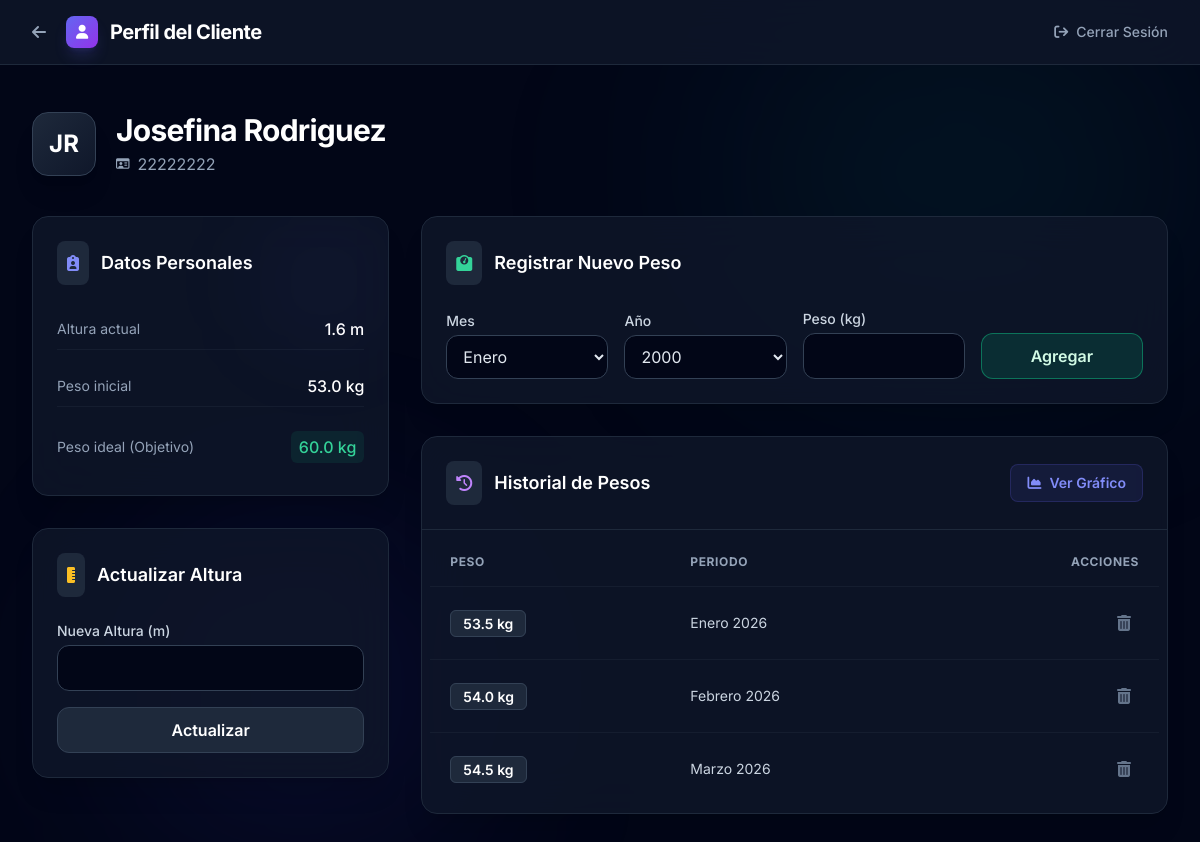
Page /dashboard_usuario/22222222 on the committed database.
### tables this page shows
CREATE TABLE Usuarios (
    id INTEGER PRIMARY KEY AUTOINCREMENT,
    dni TEXT UNIQUE NOT NULL,
    nombre TEXT NOT NULL,
    apellido TEXT NOT NULL,
    altura FLOAT NOT NULL,
    peso_inicial FLOAT NOT NULL,
    peso_ideal FLOAT,
    entrenador_id INTEGER,
    FOREIGN KEY (entrenador_id) REFERENCES Entrenador (id)
);

CREATE TABLE Pesos (
    id INTEGER PRIMARY KEY AUTOINCREMENT,
    usuario_id INTEGER NOT NULL,
    mes TEXT NOT NULL,
    anio TEXT NOT NULL,
    peso REAL NOT NULL,
    FOREIGN KEY (usuario_id) REFERENCES Usuarios(id)
);

### index.py (the view)
@app.route('/dashboard_usuario/<dni>')
def dashboard_usuario(dni):
    usuario = obtener_usuario_por_dni(dni)
    if not usuario:
        flash('Usuario no encontrado', 'error')
        return redirect('/dashboard_entrenador')
    altura_form = EditarAlturaForm()
    peso_form = RegistrarPesoForm()
    historial = obtener_historial_pesos(usuario['id'])
    return render_template('dashboard_usuario.html',
                        usuario=usuario,
                        altura_form=altura_form,
                        peso_form=peso_form,
                        historial=historial)

### index.py
class EditarAlturaForm(FlaskForm):
    nueva_altura = FloatField('Nueva Altura (m)', validators=[
        DataRequired(),
        NumberRange(min=0.5, max=2.5, message="Altura debe estar entre 0.5 y 2.5 metros")
    ])
    submit = SubmitField('Actualizar Altura')

class RegistrarPesoForm(FlaskForm):
    mes = SelectField('Mes', choices=[
        ('Enero', 'Enero'), ('Febrero', 'Febrero'), ('Marzo', 'Marzo'),
        ('Abril', 'Abril'), ('Mayo', 'Mayo'), ('Junio', 'Junio'),
        ('Julio', 'Julio'), ('Agosto', 'Agosto'), ('Septiembre', 'Septiembre'),
        ('Octubre', 'Octubre'), ('Noviembre', 'Noviembre'), ('Diciembre', 'Diciembre')
    ], validators=[DataRequired()])
    anio = SelectField('Año', choices=[], validators=[DataRequired()])
    peso = FloatField('Peso (kg)', validators=[
        DataRequired(),
        NumberRange(min=20, max=300, message="Peso debe estar entre 20 y 300 kg")
    ])
    submit = SubmitField('Registrar Peso')
    def __init__(self, *args, **kwargs):
        super(RegistrarPesoForm, self).__init__(*args, **kwargs)
        año_actual = datetime.now().year
        self.anio.choices = [(str(año), str(año)) for año in range(2000, año_actual + 6)]

### database.py (called while the page is built)
def get_db():
    conn = sqlite3.connect(DATABASE, timeout=20.0)
    conn.row_factory = sqlite3.Row
    return conn

def obtener_usuario_por_dni(dni):
    conn = get_db()
    usuario = conn.execute('SELECT * FROM Usuarios WHERE dni = ?', (dni,)).fetchone()
    conn.close()
    return usuario

def obtener_historial_pesos(usuario_id):
    conn = get_db()
    historial = conn.execute(
        'SELECT id, mes, anio, peso FROM Pesos WHERE usuario_id = ? ORDER BY anio, mes',
        (usuario_id,)
    ).fetchall()
    conn.close()
    return historial  # Devuelve una lista de tuplas

### templates/dashboard_usuario.html (shortened to what this page needs)
<!DOCTYPE html>
<html lang="es">
<head>
    <script src="https://cdn.tailwindcss.com"></script>
    <link rel="stylesheet" href="https://cdnjs.cloudflare.com/ajax/libs/font-awesome/6.4.0/css/all.min.css">
</head>
<body class="bg-slate-950 text-slate-200 min-h-screen flex flex-col items-center">
    <nav class="w-full bg-slate-900/80 backdrop-blur-xl border-b border-slate-800 fixed top-0 z-50">
        <div class="max-w-7xl mx-auto px-4 sm:px-6 lg:px-8">
            <div class="flex items-center justify-between h-16">
                <div class="flex items-center gap-3">
                    <a href="/dashboard_entrenador"
                        class="p-2 -ml-2 text-slate-400 hover:text-white hover:bg-slate-800 rounded-lg transition-colors">
                        <i class="fa-solid fa-arrow-left"></i>
                    </a>
                    <div
                        class="w-8 h-8 rounded-lg bg-gradient-to-br from-indigo-500 to-purple-600 flex items-center justify-center shadow-lg shadow-indigo-500/20">
                        <i class="fa-solid fa-user text-white text-sm"></i>
                    </div>
                    <span class="font-bold text-xl text-white tracking-tight">Perfil del Cliente</span>
                </div>
                <div>
                    <a href="/logout"
                        class="text-sm font-medium text-slate-400 hover:text-white transition-colors flex items-center gap-2">
                        <i class="fa-solid fa-arrow-right-from-bracket"></i> Cerrar Sesión
                    </a>
                </div>
            </div>
        </div>
    </nav>
    <main class="w-full max-w-7xl mx-auto px-4 sm:px-6 lg:px-8 pt-28 pb-12 flex-1 relative">
        <div
            class="absolute top-0 right-0 w-[40%] h-[40%] rounded-full bg-teal-600/10 blur-[120px] -z-10 pointer-events-none">
        </div>
        <div class="mb-10 flex items-center gap-5">
            <div
                class="w-16 h-16 rounded-2xl bg-gradient-to-br from-slate-800 to-slate-900 border border-slate-700 flex items-center justify-center shadow-xl">
                <span class="text-2xl font-bold text-white">{{ usuario.nombre[0].upper() }}{{
                    usuario.apellido[0].upper() }}</span>
            </div>
            <div>
                <h1 class="text-3xl font-bold text-white tracking-tight">{{ usuario.nombre }} {{ usuario.apellido }}
                </h1>
                <p class="text-slate-400 mt-1 flex items-center gap-2">
                    <i class="fa-regular fa-id-card text-xs"></i> {{ usuario.dni }}
                </p>
            </div>
        </div>
        <div class="grid grid-cols-1 lg:grid-cols-3 gap-8">
            <div class="space-y-8">
                <div
                    class="bg-slate-900/80 backdrop-blur-xl border border-slate-800 rounded-2xl p-6 shadow-xl relative overflow-hidden group">
                    <div class="absolute top-0 right-0 w-32 h-32 bg-indigo-500/5 rounded-full blur-[50px]"></div>
                    <div class="flex items-center gap-3 mb-6">
                        <div class="p-2.5 bg-slate-800 rounded-lg text-indigo-400">
                            <i class="fa-solid fa-clipboard-user"></i>
                        </div>
                        <h2 class="text-lg font-semibold text-white">Datos Personales</h2>
                    </div>
                    <div class="space-y-4">
                        <div class="flex justify-between items-center py-2 border-b border-slate-800/50">
                            <span class="text-slate-400 text-sm">Altura actual</span>
                            <span class="text-white font-medium">{{ usuario.altura }} m</span>
                        </div>
                        <div class="flex justify-between items-center py-2 border-b border-slate-800/50">
                            <span class="text-slate-400 text-sm">Peso inicial</span>
                            <span class="text-white font-medium">{{ usuario.peso_inicial }} kg</span>
                        </div>
                        <div class="flex justify-between items-center py-2 border-slate-800/50">
                            <span class="text-slate-400 text-sm">Peso ideal (Objetivo)</span>
                            <span class="text-emerald-400 font-medium bg-emerald-500/10 px-2 py-1 rounded-md">{{
                                usuario.peso_ideal }} kg</span>
                        </div>
                    </div>
                </div>
                <div
                    class="bg-slate-900/80 backdrop-blur-xl border border-slate-800 rounded-2xl p-6 shadow-xl relative overflow-hidden hover:border-amber-500/30 transition-colors group">
                    <div class="flex items-center gap-3 mb-6">
                        <div class="p-2.5 bg-slate-800 rounded-lg text-amber-400">
                            <i class="fa-solid fa-ruler-vertical"></i>
                        </div>
                        <h2 class="text-lg font-semibold text-white">Actualizar Altura</h2>
                    </div>
                    <form method="POST" action="/actualizar_altura/{{ usuario.dni }}" class="space-y-4">
                        <div class="space-y-1">
                            <label class="block text-sm font-medium text-slate-300">Nueva Altura (m)</label>
                            {{ altura_form.nueva_altura(class="w-full px-4 py-2.5 bg-slate-950 border border-slate-700
                            rounded-xl focus:outline-none focus:ring-2 focus:ring-amber-500 focus:border-transparent
                            transition-all duration-200 text-slate-200 placeholder-slate-500", step="0.01") }}
                        </div>
                        {{ altura_form.submit(class="w-full py-2.5 px-4 font-semibold text-white bg-slate-800 border
                        border-slate-700 hover:bg-amber-500/20 hover:text-amber-400 hover:border-amber-500/50 rounded-xl
                        transition-all duration-200 cursor-pointer text-center", value="Actualizar") }}
                    </form>
                </div>
            </div>
            <div class="lg:col-span-2 space-y-8">
                <div
                    class="bg-slate-900/80 backdrop-blur-xl border border-slate-800 rounded-2xl p-6 shadow-xl relative overflow-hidden group hover:border-emerald-500/30 transition-colors">
                    <div class="flex items-center gap-3 mb-6">
                        <div class="p-2.5 bg-slate-800 rounded-lg text-emerald-400">
                            <i class="fa-solid fa-weight-scale"></i>
                        </div>
                        <h2 class="text-lg font-semibold text-white">Registrar Nuevo Peso</h2>
                    </div>
                    <form method="POST" action="{{ url_for('registrar_peso_route', dni=usuario.dni) }}"
                        class="grid grid-cols-1 md:grid-cols-4 gap-4 items-end">
                        <div class="space-y-1 md:col-span-1">
                            <label class="block text-sm font-medium text-slate-300">Mes</label>
                            {{ peso_form.mes(class="w-full px-3 py-2.5 bg-slate-950 border border-slate-700 rounded-xl
                            focus:outline-none focus:ring-2 focus:ring-emerald-500 focus:border-transparent
                            text-slate-200") }}
                        </div>
                        <div class="space-y-1 md:col-span-1">
                            <label class="block text-sm font-medium text-slate-300">Año</label>
                            {{ peso_form.anio(class="w-full px-3 py-2.5 bg-slate-950 border border-slate-700 rounded-xl
                            focus:outline-none focus:ring-2 focus:ring-emerald-500 focus:border-transparent
                            text-slate-200") }}
                        </div>
                        <div class="space-y-1 md:col-span-1">
                            <label class="block text-sm font-medium text-slate-300">Peso (kg)</label>
                            {{ peso_form.peso(class="w-full px-3 py-2.5 bg-slate-950 border border-slate-700 rounded-xl
                            focus:outline-none focus:ring-2 focus:ring-emerald-500 focus:border-transparent
                            text-slate-200", step="0.1") }}
                        </div>
                        <div class="md:col-span-1">
                            {{ peso_form.submit(class="w-full py-2.5 px-4 font-semibold text-emerald-100
                            bg-emerald-600/20 border border-emerald-500/50 hover:bg-emerald-500 hover:text-white
                            rounded-xl transition-all duration-200 cursor-pointer text-center", value="Agregar") }}
                        </div>
                    </form>
                </div>
                <div
                    class="bg-slate-900/80 backdrop-blur-xl border border-slate-800 rounded-2xl shadow-xl overflow-hidden flex flex-col">
                    <div class="p-6 border-b border-slate-800 flex items-center justify-between">
                        <div class="flex items-center gap-3">
                            <div class="p-2.5 bg-slate-800 rounded-lg text-purple-400">
                                <i class="fa-solid fa-clock-rotate-left"></i>
                            </div>
                            <h2 class="text-lg font-semibold text-white">Historial de Pesos</h2>
                        </div>
                        <a href="/grafica_usuario/{{ usuario.dni }}"
                            class="inline-flex items-center gap-2 px-4 py-2 bg-indigo-500/10 text-indigo-400 text-sm font-semibold rounded-lg hover:bg-indigo-500 hover:text-white transition-all cursor-pointer border border-indigo-500/20 hover:border-indigo-500">
                            <i class="fa-solid fa-chart-area"></i>
                            Ver Gráfico
                        </a>
                    </div>
                    <div class="overflow-x-auto p-2">
                        {% if historial %}
                        <table class="w-full text-left border-collapse">
                            <thead>
                                <tr
                                    class="text-xs font-medium text-slate-400 uppercase tracking-wider border-b border-slate-800/50">
                                    <th class="px-5 py-4">Peso</th>
                                    <th class="px-5 py-4">Periodo</th>
                                    <th class="px-5 py-4 text-right">Acciones</th>
                                </tr>
                            </thead>
                            <tbody class="divide-y divide-slate-800/50">
                                {% for registro in historial %}
                                <tr class="hover:bg-slate-800/30 transition-colors group">
                                    <td class="px-5 py-4 whitespace-nowrap">
                                        <span
                                            class="text-sm font-semibold text-white bg-slate-800 px-3 py-1 rounded-md border border-slate-700">{{
                                            registro.peso }} kg</span>
                                    </td>
                                    <td class="px-5 py-4 whitespace-nowrap text-sm text-slate-300">
                                        {{ registro.mes }} {{ registro.anio }}
                                    </td>
                                    <td class="px-5 py-4 whitespace-nowrap text-right">
                                        <form method="POST"
                                            action="{{ url_for('eliminar_peso', peso_id=registro.id) }}">
                                            <button type="submit"
                                                onclick="return confirm('¿Seguro que deseas eliminar este registro?');"
                                                class="text-slate-500 hover:text-rose-500 p-2 rounded-lg hover:bg-rose-500/10 transition-colors cursor-pointer"
                                                title="Eliminar registro">
                                                <i class="fa-solid fa-trash-can"></i>
                                            </button>
                                        </form>
                                    </td>
                                </tr>
                                {% endfor %}
                            </tbody>
                        </table>
                        {% else %}
                        <div class="flex flex-col items-center justify-center p-8 text-center">
                            <i class="fa-solid fa-clipboard-list text-3xl text-slate-600 mb-3"></i>
                            <p class="text-slate-400">Aún no hay registros de peso.</p>
                        </div>
                        {% endif %}
                    </div>
                </div>
            </div>
        </div>
    </main>
</body>
</html>

### templates/dashboard_usuario.html (style rules this page uses)
body { font-family: 'Inter', sans-serif; }

### rows in the picture
Usuarios: nombre "J", apellido "R", nombre "Josefina", apellido "Rodriguez", dni "22222222", altura "1.6", peso_inicial "53.0", peso_ideal "60.0"
Pesos: peso "53.5", mes "Enero", anio "2026"
Pesos: peso "54.0", mes "Febrero", anio "2026"
Pesos: peso "54.5", mes "Marzo", anio "2026"
